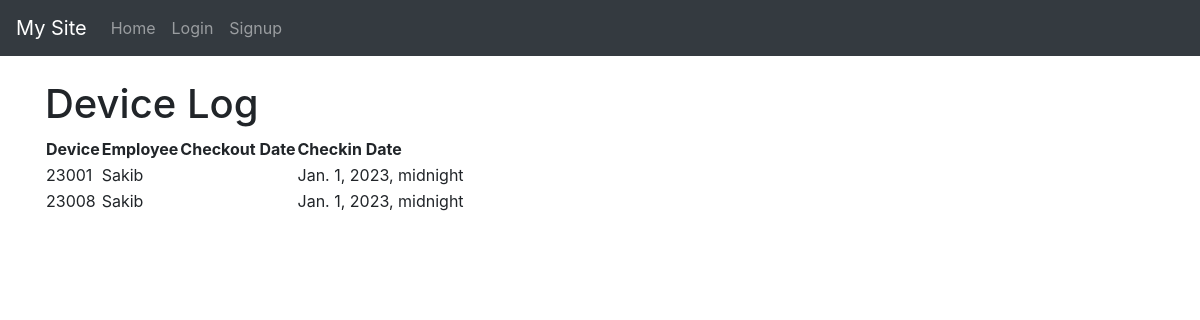
The page /manage/devicelog/ on the database its author committed.
### management/models.py (models this page shows, shortened)
class CheckIn(models.Model):
    CONDITION_CHOICES = (
        ('good', 'Good'),
        ('damaged', 'Damaged'),
        ('lost', 'Lost'),
    )
    employee = models.ForeignKey(Employee, on_delete=models.CASCADE)
    device = models.ForeignKey(Device, on_delete=models.CASCADE)
    checkin_date = models.DateTimeField()
    condition = models.CharField(max_length=10, choices=CONDITION_CHOICES)
    notes = models.TextField(blank=True)

class Device(models.Model):
    DEVICE_TYPES = (
        ('phone', 'Phone'),
        ('tablet', 'Tablet'),
        ('laptop', 'Laptop'),
    )
    device_type = models.CharField(max_length=10, choices=DEVICE_TYPES)
    serial_number = models.CharField(max_length=255, unique=True)
    company = models.ForeignKey(Company, on_delete=models.CASCADE)
    def __str__(self):
        return self.serial_number

class Employee(models.Model):
    name = models.CharField(max_length=255)
    email = models.EmailField(unique=True)
    phone_number = models.CharField(max_length=20,unique=True)
    company = models.ForeignKey(Company, on_delete=models.CASCADE)
    def __str__(self):
        return self.name

### management/views.py (the view)
# urls.py: path('devicelog/', DeviceLogListView.as_view(), name='devicelog_list'),
class DeviceLogListView(ListView):
    model = CheckIn
    template_name = 'management/devicelog_list.html'

### templates/management/devicelog_list.html (shortened to what this page needs)
{% extends 'base.html' %}
{% block content %}
  <h1>Device Log</h1>
  <table>
    <thead>
      <tr>
        <th>Device</th>
        <th>Employee</th>
        <th>Checkout Date</th>
        <th>Checkin Date</th>
      </tr>
    </thead>
    <tbody>
      {% for log in object_list %}
        <tr>
          <td>{{ log.device }}</td>
          <td>{{ log.employee }}</td>
          <td>{{ log.checkout_date }}</td>
          <td>{{ log.checkin_date }}</td>
        </tr>
      {% empty %}
        <tr>
          <td colspan="4">No logs found.</td>
        </tr>
      {% endfor %}
    </tbody>
  </table>
{% endblock %}

### rows shown on the page
CheckIn: device "23001", employee "Sakib", checkin_date "Jan. 1, 2023, midnight"
CheckIn: device "23008", employee "Sakib", checkin_date "Jan. 1, 2023, midnight"
